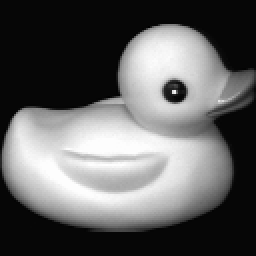
#> input picture mat321/problem_sets/hw4/spinning_duck/0000.png, 128 x 128 px (shown 2 times larger); its folder holds only this picture in this run
$ jupyter execute --allow-errors hw4.ipynb
#> lines starting #> are read from the running program, lines starting #| are printed output that depends on the picture
## MAT 321 - PS4

* You can (and probably should) discuss assignments with each others, and the course staff, but you must write and understand any solutions/code that you submit. You can consult any resource you want for this homework, but you should cite sources you used.
* You must upload the assignment to Gradescope before the deadline. You should submit this notebook in .ipynb format, and optinally a single PDF file with your written answers.

# Q1 Diagonalization of Circulant Matrices

In these problem sets, we have used repeatedly that circulant matrices are diagonalized by the DFT to:
* derive fast mat-vecs with circulant and Toeplitz matrices
* derive fast solvers for circulant and perturbed circulant systems
* deblur large datasets of images

That is, we used the fact that:

$$C = F^{-1} \Lambda F $$

where $F$ is the DFT matrix, and $\text{diag}(\Lambda) = Fc$. The goal of this exercise is to prove this identity.

Note that this is an eigendecomposition of $C$, where $V = F^{-1}$ is the matrix of eigenvectors. Recall that the DFT matrix is

$$
F = \frac{1}{\sqrt{n}} \begin{bmatrix}
1 & 1 & 1 & 1 & \cdots & 1    \\
1 & \omega & \omega^2 &  \omega^3 & \cdots & \omega^{n-1}    \\
1 & \omega^2 & \omega^4 &  \omega^6 & \cdots & \omega^{2(n-1)}    \\
1 & \omega^3 & \omega^6 &  \omega^9 & \cdots & \omega^{2(n-1)}    \\
\vdots & \vdots & \vdots & \vdots  & \ddots & \ddots   \\
1 & \omega^{n-1} & \omega^{2(n-1)} & \omega^{3(n-1)}  & \cdots & \omega^{(n-1)(n-1)}    \\
\end{bmatrix}
$$

where $\omega = \exp(- \imath 2 \pi / n) $, $\imath^2 = -1$ (note that $\omega$ depends on $n$).
Also recall that $F$ with this normalization is unitary, that is $F^{-1} = F^* = \bar{F}^T$, and $F$ is symmetric (but *not hermitian*), so  $F^{-1} = \bar{F}$.

We prove this identity in 3 steps:

1. Let $D_n \in \mathbb{R}^{n \times n}$ be the circulant downward shift matrix. For $n = 5$, this matrix is:

$$
D_5 = \begin{bmatrix}
 & & & & 1 \\
1 & & & & \\
 & 1& & & \\
 & & 1& & \\
 & & & 1& \\
\end{bmatrix}
$$.
We will first show that the DFT diagonalizes $D_n$: $D_n = F^{-1} \Gamma F $ for some diagonal matrix $\Gamma$. Here's how to proceed:

 - Show that $D_n {F}_{i+1} = \gamma_{i+1} {F}_{i+1} $ where ${F}_{i+1}$ is the $i+1$ column of ${F}$:

$$
F_{i+1} = \frac{1}{\sqrt{n}}  \begin{bmatrix}
1    \\
{\omega}^{i}\\
{\omega}^{2i}\\
{\omega}^{3i}\\
\vdots \\
{\omega}^{(n-1)i}\\
\end{bmatrix}
$$

and $\gamma_{i+1} = \bar{\omega}^i$.
- Argue that this implies $D_n F = F \bar{\Gamma} $, where $\bar{\Gamma}$ is a diagonal matrix with diagonal entries $\gamma_i$.
- Take the complex conjugate of previous part, and conclude that  $D_n = F^{-1} \Gamma F$

2. Write any circulant matrix as an $(n-1)$ degree polynomial in $D_n$. That is, find the coefficients $\alpha_k$ so that:

$$C = \sum_{k=0}^{n-1} \alpha_k D_n^k $$

Recall that $D_n^0$ is defined as the identity. You can do this by inspection.

3. Use the previous two parts to show $C = F^{-1} \Lambda F $ for some diagonal matrix $\Lambda$. Some inspection reveals that $\text{diag}(\Lambda) = Fc$, but you do not need to prove this.

## Add your answer to Q1 here

# Q2 The Bartels-Stewart algorithm
In this problem, we derive an algorithm for solving a special kind of matrix equation: Sylvester equations.
A Sylvester equation is of the form:
$$
AX - XB = F
$$
where $A,X,B,F \in \mathbb{R}^{n \times n}$.
Using the Kronecker formalism from HW3, we can solve this matrix equation in $\mathcal{O}(n^6)$, but we can do better: the Bartels-Stewart algorithm is an algorithm that solves this equation in $\mathcal{O}(n^3)$.
The Bartels-Stewart algorithm is based on one clever observation: if $A$ and $B$ are diagonal matrices, then this equation is easy to solve. Say $A = \text{diag}(d)$, $B = \text{diag}(p)$, then the $(i,j)$-th entry of the Sylvester equation reads:
$$ d_i x_{i,j} - x_{i,j} p_j = f_{i,j} $$
i.e., the system is uncoupled and $x_{i,j}$  can be easily found as:
$$
x_{i,j} = \frac{f_{i,j}}{d_i - p_j} \ .
$$
From this equation, it is clear that there is a unique solution if and only if $d_i - p_j \neq 0 \leftrightarrow d_i \neq p_j$ for all $i,j$.

To solve a general Sylvester equation, Bartels-Stewart reduces a general Sylvester equation to the diagonal case using an eigenvalue decomposition.

## 2.1
Assume $A$ and $B$ are diagonalizable, that their eigenvalues decompositions are
$$
A = U \Sigma U^{-1}, \qquad B = V\Lambda V^{-1},
$$
and that $X$ satisfies the Sylvester equation $AX - XB = F$.
Show that the matrix $\hat{X} = U^{-1} X V $ satisfies the following transformed (diagonal) Sylvester equation:

$$ \Sigma \hat{X}- \hat{X} \Lambda  = \hat{F} $$

for some matrix $\hat{F} $.

<!-- # 1.2
Assume A and B are diagonalizable as above. Using your answer above, and using the Kronecker formalism, write conditions under which a Sylvester equation has a unique solution. -->

## 2.2
Use the previous part to show that if $A$ is symmetric positive definite, and $B$ is symmetric negative definite (i.e. $C := -B$ is symmetric positive definitive), then the Sylvester equation has a unique solution.

## 2.3
Use 1.1 to design and implement an $\mathcal{O}(n^3)$ solver for a general Sylvester equation. You may assume that the matrices are diagonalizable but not SPD.

You may use `np.linalg.eig()` which computes an eigenvalue decomposition of $A$ in $\mathcal{O}(n^3)$.

Reminder: the [number one sin of Numerical Linear Algebra](https://nhigham.com/2022/10/11/seven-sins-of-numerical-linear-algebra/) is to form the inverse of a matrix. In particular, these two commands should be avoided like the plague: `np.linalg.inv(A)` or `np.linalg.solve(A,I)` (they do the same computation). Instead, you should use:
`np.linalg.solve(A,F)` to compute $X = A^{-1} F$ and `np.linalg.solve(A.T,F.T).T`  to compute $X = F A^{-1} = ({A^{-1}}^T {F}^T)^T$

## Add your answer to parts 1 and 2 here

[cell 1]
import numpy as np

def Bartels_Stewart(A,B,F):
    ## ADD YOUR CODE HERE
    X = np.zeros_like(F)
    return X


# THIS CODE IS WRITTEN FOR YOU. NO NEED TO CHANGE IT
n = 10
A = np.random.randn(n,n)
B = np.random.randn(n,n)
X = np.random.randn(n,n)

F = A@X - X@(B)

Xsolve = Bartels_Stewart(A, B, F)

# Should be close to machine epsilon ~1e-14 is fine
print('error: ', np.linalg.norm(Xsolve - X )/np.linalg.norm(X))

## Q3 Fast PDE Solver: Poisson's Equation

In HW2, we derived a numerical scheme to solve Poisson's equation in 1D:

$$
- \frac{d^2}{dx^2} u(x) = f(x), \quad u(0) = u(1) = 0.
$$

The discretized system takes the form:

$$
T u = h^2 f,
$$

where

$$
T = \begin{bmatrix}
2 & -1 & & & \\
-1 & 2 & -1 & & \\
& -1 & 2 & -1 & \\
& & \ddots & \ddots & \ddots \\
& & & -1 & 2 \\
\end{bmatrix}, \quad
f = \begin{bmatrix}
f(h) \\
f(2h) \\
\vdots \\
f(nh) \\
\end{bmatrix},
$$

and $ h = \frac{1}{n+1} $. Since $ T \in \mathbb{R}^{n \times n} $ is tridiagonal, we can solve this system in $ O(n) $ operations using a banded LU. All variations of the 1D problem are similarly straightforward.

The 2D case is more interesting. Consider Poisson's equation on the unit square with homogeneous Dirichlet boundary conditions:

$$
- \frac{d^2}{dx^2} u(x,y) - \frac{d^2}{dy^2} u(x,y) = f(x,y), \\
u(x,0) = u(x,1) = 0, \\
u(0,y) = u(1,y) = 0.
$$

Poisson's in 2D and 3D equation models diffusion processes, with applications in fluid flow, heat transfer, and chemical transport. It also serves as a foundational problem for more complex equations.

We discretize the equation on an $ n \times n $ uniform grid $ (x_i, y_j) $, where $ x_i = ih $, $ y_j = jh $, and $ h = \frac{1}{n+1} $. Let $ F_{i,j} = h^2 f(x_i, y_j) $; that is, the entry $ (i,j) $ of matrix $ F \in \mathbb{R}^{n \times n} $ is $ h^2 $ times the value of $ f $ at $ (x_i, y_j) $. We seek approximate values $ U_{i,j} \approx u(x_i, y_j) $ using finite differences.

The operator $ u \rightarrow - \frac{d^2}{dx^2} u $ with boundary conditions $ u(x,0) = u(x,1) = 0 $ can be applied independently to the columns of $ U $, resulting in $ U \rightarrow TU $. Similarly, the operator $ u \rightarrow - \frac{d^2}{dy^2} u $ with boundary conditions $ u(0,y) = u(1,y) = 0 $ can be applied independently to the rows of $ U $, yielding $ U \rightarrow UT^T = UT $.

Therefore, the discretized operator becomes $ U \rightarrow TU + UT $, leading to the matrix equation:

$$
TU + UT = F.
$$

Our goal is to solve this linear system for $ U $. Using the Kronecker formalism from the previous homework, we could solve this in $ O(n^6) $ operations—not ideal. The Bartels-Stewart algorithm improves this to $ O(n^3) $ complexity, but we can do even better.
A key property of the second-order finite difference matrix $ T $ is that its eigenvalue decomposition can be computed analytically:

$$
T = S^{-1} \Lambda S,
$$

where $ S $ is the Discrete Sine Transform (DST) matrix with components $ S_{kj} = \sqrt{\tfrac{2}{n+1}} \sin\left(\tfrac{kj\pi}{n+1}\right) $, and the eigenvalues are $ \lambda_j = 4 \sin^2 \left( \tfrac{j \pi}{2(n+1)} \right) $. The DST is the imaginary part of the Discrete Fourier Transform (DFT). Thanks to this connection, we can compute $ Sx $ in $ \mathcal{O}(n \log n) $ time using the Fast Fourier Transform (FFT), available via `scipy.fft.dst(x, type=1, norm="ortho")`. The DST matrix is orthogonal and symmetric when properly normalized (`norm="ortho"`), so $ S = S^T = S^{-1} $.

Your task is to write a solver for Poisson's equation with $ \mathcal{O}(n^2 \log n) $ complexity using these properties of $ T $.

**Programming Note:** To compute $ SX $ (where $ X $ is a matrix), use `scipy.fft.dst(X, type=1, norm="ortho", axis=1)`. To compute $ XS$, use `scipy.fft.dst(X, type=1, norm="ortho", axis=0)`. You can use the `dst(X, axis=0)` function defined below to keep the syntax nicer. A function which returns the eigenvalues of $T$ is also provided for you below.

[cell 2]
import numpy as np
import matplotlib.pyplot as plt
import scipy.fft

def fast_2d_poisson_solver(F):
    # ADD YOUR CODE HERE
    X = np.zeros_like(F)
    return X

## ALL THE CODE BELOW IS PROVIDED FOR YOU.

# A helper function you can use if you want
def dst(X,axis =0):
    return scipy.fft.dst(X, type = 1, norm = "ortho", axis =axis)

# Computes eigenvalues of the Tridiagonal matrix from known analytical formula
def get_eigenvalues_of_T(n):
    return 4 * (np.sin(np.arange(1,n+1) * np.pi / (2*( n + 1)))**2)

# Get the matrix explicitely, useful for debugging
def get_second_order_diff_matrix(n):
    T = np.diag(2 * np.ones(n)) + np.diag(-1 *  np.ones(n-1), k = 1) + np.diag(-1 * np.ones(n-1) , k = -1)
    return T

### TEST FOR CORRECTNESS

n = 100
h = 1 / (n+1)
from scipy.ndimage import gaussian_filter
F = gaussian_filter(np.random.randn(n,n) * h**2 , 3) # An interesting looking RHS function f

# O(n^3) way using your Bartles-Stewart code:
T = get_second_order_diff_matrix(n)
X = Bartels_Stewart(T, -T, F)
print('Bartels-Stewart error (if this doesnt work, fix previous question!)',np.linalg.norm(T @X + X@T - F) / np.linalg.norm(F))

# O(n^2 log(n)) way using your fast Poisson code:
X2 = fast_2d_poisson_solver(F)
print('Fast poisson solver error', np.linalg.norm(T @X2 + X2@T - F) / np.linalg.norm(F))


plt.figure()
plt.imshow(F)
plt.title("Right hand side function f(x,y)")
plt.show()
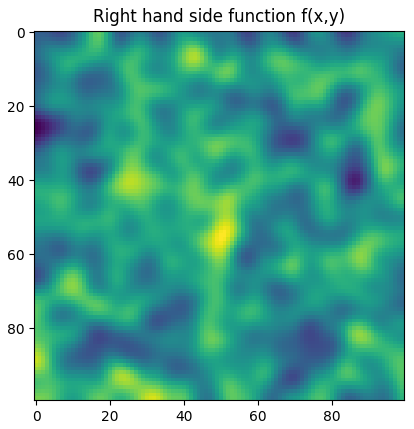
#> figure drawn by matplotlib, 1 panel


plt.figure()
plt.imshow(X2)
plt.title("Approximate solution u(x,y)")
plt.show()
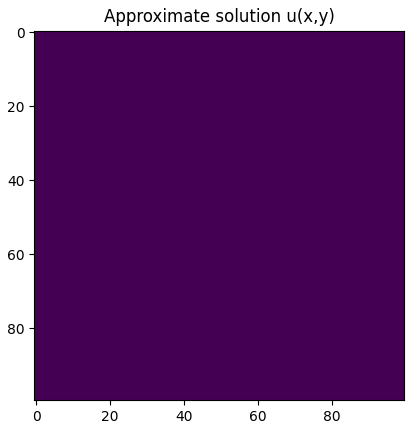
#> figure drawn by matplotlib, 1 panel


### TEST FOR COMPLEXITY

### A scaling plot

import time
# Define the scaling experiment
# This one takes 1s on my laptop
sizes = [10, 20, 50, 100, 200, 300]  # Increase n gradually

# If you think your method is right, uncomment this! It takes ~10s on my laptop
# sizes = [10, 20, 50, 100, 200, 300, 500, 1000]  # Increase n gradually

bartels_times = []
fast_times = []

for n in sizes:
    h = 1 / (n + 1)
    F = np.ones((n, n)) * h**2

    # Time Bartels-Stewart solver
    T = get_second_order_diff_matrix(n)
    start = time.time()
    X_bartels = Bartels_Stewart(T, -T, F)
    bartels_times.append(time.time() - start)

    # Time the fast Poisson solver
    start = time.time()
    X_fast = fast_2d_poisson_solver(F)
    fast_times.append(time.time() - start)

# Create reference lines for O(n^2) and O(n^3) scaling
sizes_np = np.array(sizes)
o_n2_ref = (sizes_np ** 2) * (fast_times[4] / sizes_np[4] ** 2)  # Normalized to first data point
o_n3_ref = (sizes_np ** 3) * (bartels_times[4] / sizes_np[4] ** 3)  # Normalized to first data point

# Plot the scaling results with reference lines
plt.figure(figsize=(10, 6))
plt.plot(sizes, bartels_times, label="Bartels-Stewart (O(n^3))", marker="o")
plt.plot(sizes, fast_times, label="Fast Poisson Solver (O(n^2 log(n)))", marker="o")
plt.plot(sizes, o_n2_ref, '--', label="O(n^2) Reference", color='gray')
plt.plot(sizes, o_n3_ref, '--', label="O(n^3) Reference", color='black')

# Add plot labels and formatting
plt.xlabel("Matrix Size (n)")
plt.ylabel("Computation Time (seconds)")
plt.title("Scaling of 2D Poisson Solvers")
plt.legend()
plt.xscale("log")  # Set x-axis to logarithmic scale
plt.yscale("log")  # Set y-axis to logarithmic scale
plt.grid(True, which="both", linestyle="--", linewidth=0.5)
plt.show()
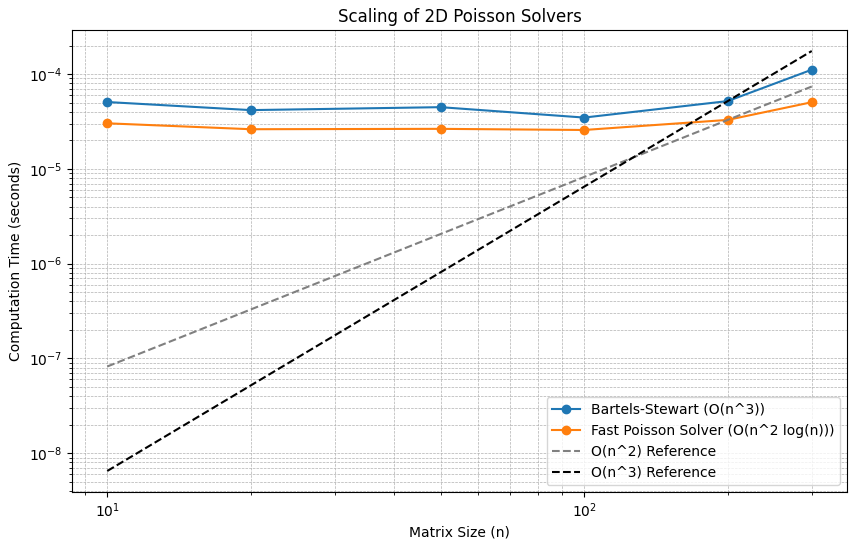
#> figure drawn by matplotlib, 1 panel

## Q4. Crafting the jewel

We spent two weeks deriving one of the jewels of numerical linear algebra: the shifted-QR algorithm. Time to pull all the pieces together.
When applied to real symmetric matrices, the algorithm looks as follows.

> $Q_0 A^{(0)} Q_0 ^T = A \qquad $  (1) (Compute a reduction to tridiagonal by Householder Reflection)
>
> $M \leftarrow m$
>
>for $k = 1,2, \dots$
>
>> $\mu_k = A_{M,M}^{(k-1)} \qquad $  (Compute Rayleigh quotient)
>>
>> $Q^{(k)}, R^{(k)} \leftarrow A^{(k-1)} - \mu_k I  \qquad $  (2) (Compute QR decomposition of the shifted matrix)
>>
>> $A^{(k)}  \leftarrow R^{(k)} Q^{(k)} +  \mu_k I \qquad $ (3) (Recombine factors)
>>
>> if $|A_{M,M-1}^{(k)} | < \text{tol}$: $\qquad  $  (4) (If converged to eigenvalue)
>>>
>>> Add $A_{M,M}^{(k)}$ to list of eigenvalues
>>>
>>> $A^{(k)} \leftarrow A^{(k)}_{[1:M-1, 1:M-1]}  \qquad $  (Deflate: ignore last row and column)
>>>
>>> $M \leftarrow  M-1$
>>>
>> if $ M = 1: $   (The trivial 1x1 matrix case: the entry is the eigenvalue)
>>> Add $A_{1,1}^{(k)}$ to list of eigenvalues
>>>
>>> terminate
>
>end while

- Step (1) was implemented in precept 8 in $O(m^3)$

- Step (2) was implemented in HW3 $O(m^2)$ for (nonsymmetric). Use your implementation from HW2 (or better yet, modify it to make it $O(m)$ for tridiagonal (optional)!).

- Step (3) Step 3 is a matrix-matrix multiply which is $O(m^3)$ naively. However, it could be implemented in $O(m)$ since it is a matrix-matrix multiply between two very structured and sparse matrices (optional).

- Step (4) is the deflation step. We check if we have converged to an eigenvalue.

As a result of the shifting we recover the $O(\epsilon^3)$ converge of the Rayleigh quotient iteration. Thus, we expect to need only a handful of iterations per eigenvalues (3-4).

Your task is to implement the shifted-QR algorithm above and keep track of how many QR iterations you are doing. Make sure that you only need $< 4 n$ QR iterations to compute all eigenvalues.

[cell 3]
def shifted_QR_iteration(A, tol =1e-13):
#> called with tol = 1e-13
    eigenvalues = []
    n_iters = 0
    ## ADD YOUR CODE HERE


    while ():
        ## You can replace this loop, with whatever you want, but make sure you keep track of the number of iterations
        # (specifically, the number of QR decomposition you are computing)
        n_iters +=1

    eigenvalues = np.zeros(A.shape[0])
    return eigenvalues,  n_iters

n = 100
# A test case: a random symmetric matrix
A = np.random.randn(n,n)
A = A + A.T

# Compute eigenvalues with built-in:
eigvals1 = np.linalg.eigvals(A)

# Compute with your code
eigvals2, n_iters = shifted_QR_iteration(A.copy())

# Check that the number eigenvalues are correct:
print('eigenvalue error:', np.max(np.sort(eigvals1) - np.sort(eigvals2)))

# Number of n_iters divided by n:
# Should be < 4
print('number of QR iterations per eigenvalues:', n_iters/n)

# Q5. Spectral Embedding

In this problem we explore nonlinear dimensionality reduction for high-dimensional data. Our goal is to represent a complex dataset using only one parameter. As a motivating example, consider a disordered sequence of images showing a rotating duck: each image lives in a high-dimensional pixel space, yet the underlying variation can be described by a single parameter (the rotation angle).

[cell 4]
from PIL import Image
import glob
import matplotlib.pyplot as plt
import numpy as np
import os

# Load images from the spinning_duck directory in their existing order
files = sorted(glob.glob("./spinning_duck/*.png"))

# Load the images as grayscale and stack them
frames = np.stack([np.array(Image.open(f).convert("L"), dtype=np.float64) for f in files])
N, H, W = frames.shape
print(f"Loaded {N} images from './spinning_duck' with size {H}x{W}")
#| Loaded 1 images from './spinning_duck' with size 128x128
#> (the rest of the program and of its run is left out)
